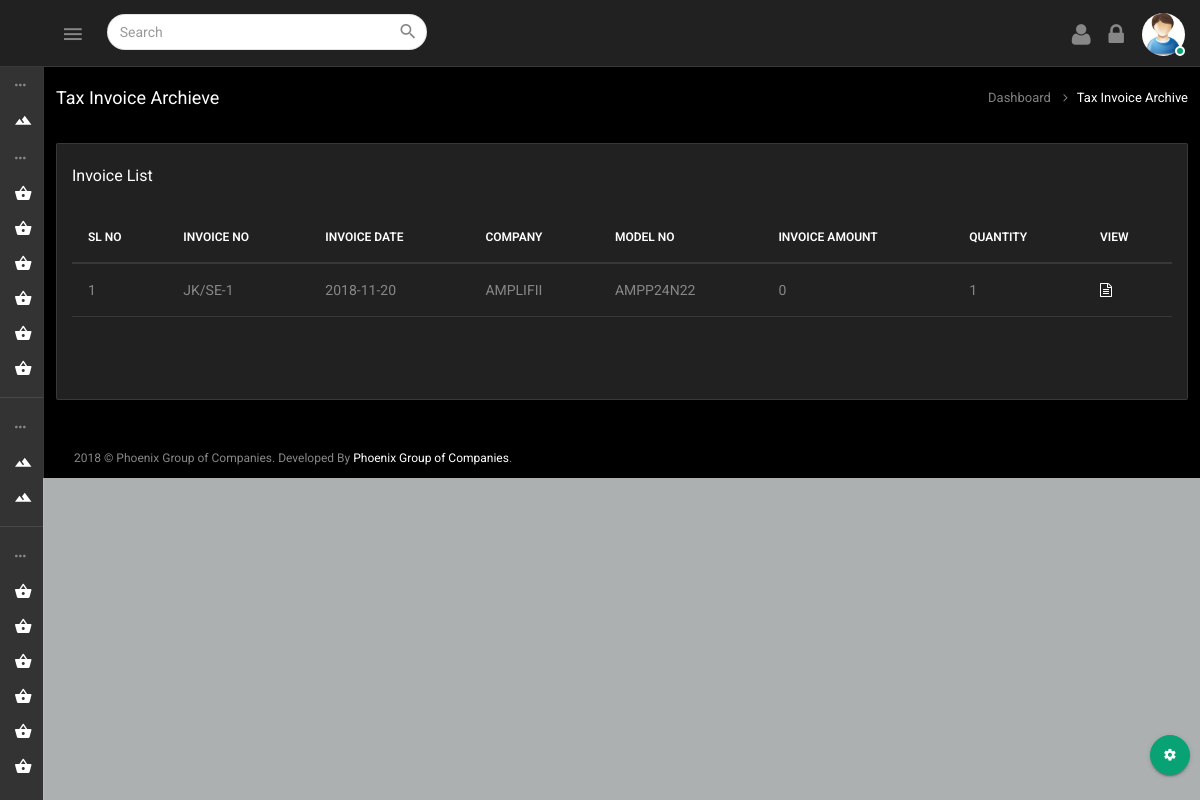
The page /tax-invoice-archieve.php (signed in) on the database its author committed.
### tables this page shows
CREATE TABLE `sellitems` (
  `id` int(10) NOT NULL,
  `customer_details` varchar(100) NOT NULL,
  `po_no` varchar(100) NOT NULL,
  `new_customer` varchar(100) NOT NULL,
  `date` varchar(100) NOT NULL,
  `address` varchar(255) NOT NULL,
  `offer_no` varchar(100) NOT NULL,
  `gstin` varchar(100) NOT NULL,
  `dispatched` varchar(100) NOT NULL,
  `invoice_no` varchar(100) NOT NULL,
  `state` varchar(100) NOT NULL,
  `invoice_date` varchar(100) NOT NULL,
  `code` varchar(100) NOT NULL,
  `challan_no` varchar(100) NOT NULL,
  `remarks` varchar(100) NOT NULL,
  `challan_date` varchar(40) NOT NULL,
  `serial_no` int(10) NOT NULL,
  `mat_des` int(40) NOT NULL,
  `pl_serial_no` int(10) NOT NULL,
  `hsn_code` int(10) NOT NULL,
  `unit` int(10) NOT NULL,
  `purchase_rate` int(10) NOT NULL,
  `tax_amount` int(10) NOT NULL,
  `total_cost` int(10) NOT NULL,
  `rate` int(10) NOT NULL,
  `quantity` int(10) NOT NULL,
  `item_value` int(10) NOT NULL,
  `discount` int(10) NOT NULL,
  `sgst` int(10) NOT NULL,
  `cgst` int(10) NOT NULL,
  `igst` int(10) NOT NULL,
  `amount` int(10) NOT NULL,
  `pay_cost` int(10) NOT NULL,
  `creationDate` timestamp NOT NULL DEFAULT CURRENT_TIMESTAMP,
  `bill` int(10) NOT NULL,
  `income` int(10) NOT NULL,
  `imeino` varchar(555) NOT NULL,
  `color` int(11) NOT NULL,
  `battery` varchar(255) DEFAULT NULL,
  `charger` varchar(255) DEFAULT NULL,
  `company` varchar(100) NOT NULL,
  `payamount` varchar(55) NOT NULL,
  `distributer_status` int(11) NOT NULL,
  `gstno` varchar(111) NOT NULL
);

CREATE TABLE `insertproduct` (
  `id` int(10) NOT NULL,
  `customer_details` varchar(100) NOT NULL,
  `order_no` varchar(100) NOT NULL,
  `rdate` date NOT NULL,
  `so_no` varchar(100) NOT NULL,
  `product_name` varchar(100) NOT NULL,
  `invoice_no` varchar(100) NOT NULL,
  `place_of_supply` varchar(200) NOT NULL,
  `sl_no` int(10) NOT NULL,
  `mat_code` varchar(100) NOT NULL,
  `mat_des` varchar(100) NOT NULL,
  `hsn_code` varchar(111) NOT NULL,
  `freight` varchar(111) NOT NULL,
  `cgst` int(10) NOT NULL,
  `sgst` int(10) NOT NULL,
  `igst` int(10) NOT NULL,
  `customer_drg_no` varchar(100) NOT NULL,
  `quantity` int(10) NOT NULL,
  `rate` varchar(10) NOT NULL,
  `discount` varchar(111) NOT NULL,
  `amount` varchar(111) NOT NULL,
  `finance_amount` varchar(111) NOT NULL,
  `tax_cost` varchar(111) NOT NULL,
  `pay_cost` float NOT NULL,
  `creationDate` datetime NOT NULL DEFAULT CURRENT_TIMESTAMP,
  `bill` int(10) NOT NULL,
  `quantity_avail` int(10) NOT NULL,
  `imeino` varchar(555) NOT NULL,
  `color` int(11) NOT NULL
);

### tax-invoice-archieve.php (the view, shortened to what this page needs)
<?php
include("config.php");
$sessionname = $_SESSION['login_user'];
if($sessionname){
?>
<!DOCTYPE html>
<html lang="en">
<?php include("include/header.php"); ?>
<body>
    <div class="wrapper theme-4-active pimary-color-red">
		<?php include("include/top_nav.php"); ?>
		<?php include("include/nav.php"); ?>
		<?php include("include/theme_color.php"); ?>
		<div class="page-wrapper">
            <div class="container-fluid">
				<div class="row heading-bg">
					<div class="col-lg-3 col-md-4 col-sm-4 col-xs-12">
						<h5 class="txt-dark">Tax Invoice Archieve </h5>
					</div>
					<div class="col-lg-9 col-sm-8 col-md-8 col-xs-12">
						<ol class="breadcrumb">
							<li><a href="dashboard.php">Dashboard</a></li>
							<li class="active"><span>Tax Invoice archive</span></li>
						</ol>
					</div>
				</div>
				<div class="row">
					<div class="col-sm-12">
						<div class="panel panel-default card-view">
							<div class="panel-heading">
								<div class="pull-left">
									<h6 class="panel-title txt-dark">Invoice List</h6>
								</div>
							</div>
							<div class="panel-wrapper collapse in">
								<div class="panel-body">
									<div class="table-wrap">
										<div class="table-responsive">
											<table id="datable_1" class="table  display table-hover mb-30">
												<thead>
													<tr>
													<th>sl no</th>
													<th>Invoice No</th>
													<th>Invoice Date</th>
													<th>Company</th>
													<th>Model No</th>
													<th>Invoice Amount</th>
													<th>Quantity</th>
													<th>View</th>
													</tr>
												</thead>
												<tbody>
                          <?php
                          $i = 1;
                          $sql = mysqli_query($con,"SELECT * FROM `sellitems` WHERE 1 GROUP BY `bill`");
				 		while($v1 = mysqli_fetch_assoc($sql)){
                           ?>
													<tr>
														<td><?php echo $i; ?></td>
														<td><?php echo $v1['invoice_no']; ?></td>
														<td><?php echo $v1['invoice_date'];?></td>
														<td><?php echo $v1['company'];?></td>
														<td><?php $matdec =  $v1['mat_des']; $sql1 = mysqli_query($con,"SELECT `mat_des` FROM `insertproduct` WHERE `id`='$matdec'"); while($rowdata1 = mysqli_fetch_assoc($sql1)){echo($rowdata1['mat_des']);}?></td>
														<td><?php echo $v1['pay_cost'];?></td>
														<td><?php echo $v1['quantity'];?></td>
														<td>
															<a href="customer-invoice1.php?printid=<?php echo $v1['bill']; ?>" target="_blank">
																<i class="fa fa-file-text-o" aria-hidden="true"></i>
															</a>
														</td>
													</tr>
													  <?php $i++; } ?>
												</tbody>
												<tfoot>
												  <tr>
												       <td></td>
													   <td></td>
													   <td></td>
													   <td></td>
													   <td></td>
													   <td></td>
													   <td></td>
													   <td></td>
												  </tr>
												</tfoot>
											</table>
										</div>
									</div>
								</div>
							</div>
						</div>
					</div>
				</div>
			</div>
			<?php include("include/footer.php"); ?>
		</div>
    </div>
</body>
</html>
<?php } ?>

### rows shown on the page
sellitems: invoice_no "JK/SE-1", invoice_date "2018-11-20", company "AMPLIFII", pay_cost "0", quantity "1"
insertproduct: mat_des "AMPP24N22"
